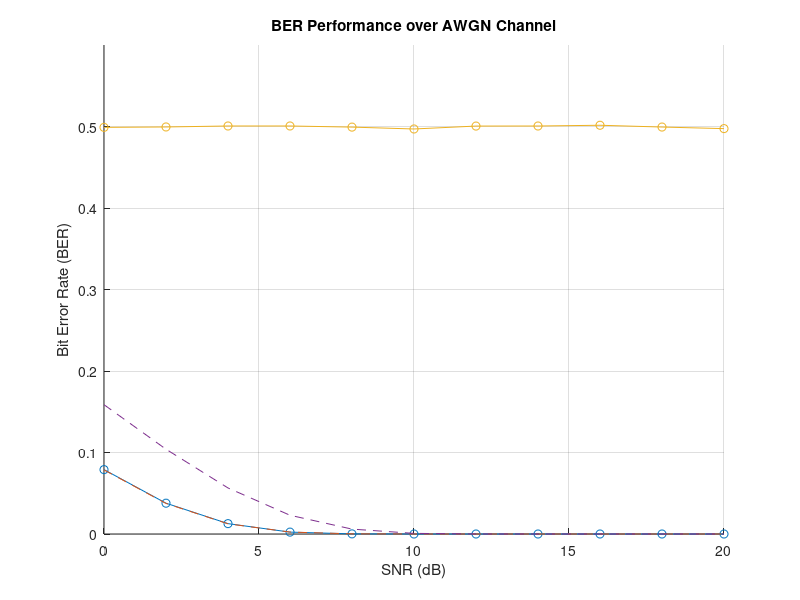

The MATLAB source for this figure: (Note: this script raises an error after producing the figure.)
% BER Analysis for BPSK, QPSK, 16-QAM, 64-QAM over AWGN Channel
clear; clc;

SNR_dB = 0:2:20;
numBits = 1e5;
modSchemes = {'BPSK', 'QPSK', '16QAM', '64QAM'};
M_vals = [2, 4, 16, 64];

figure('Name', 'AWGN Channel'); hold on; grid on;
title('BER Performance over AWGN Channel');
xlabel('SNR (dB)'); ylabel('Bit Error Rate (BER)');
ylim([0 0.6]);  % Linear scale
legendEntries = {};

for mod = 1:length(modSchemes)
    M = M_vals(mod);
    k = log2(M);
    ber_sim = zeros(size(SNR_dB));
    ber_theory = zeros(size(SNR_dB));

    for idx = 1:length(SNR_dB)
        snr_db = SNR_dB(idx);
        snr_linear = 10^(snr_db/10);

        bits = randi([0 1], numBits, 1);

        switch M
            case 2
                tx = 2*bits - 1;
            case 4
                bits_rs = reshape(bits(1:floor(numBits/2)*2), [], 2);
                tx = (2*bits_rs(:,1) - 1) + 1i*(2*bits_rs(:,2) - 1);
            otherwise
                bits_rs = reshape(bits(1:floor(numBits/k)*k), [], k);
                symbols = bi2de(bits_rs);
                tx = qammod(symbols, M, 'InputType','integer', 'UnitAveragePower',true);
        end

        if M <= 4
            tx = tx / sqrt(mean(abs(tx).^2));
        end

        EbNo = snr_linear / k;
        N0 = 1 / EbNo;
        noise = sqrt(N0/2) * (randn(size(tx)) + 1i*randn(size(tx)));

        rx = tx + noise;

        switch M
            case 2
                bits_rx = real(rx) > 0;
            case 4
                bits_i = real(rx) > 0;
                bits_q = imag(rx) > 0;
                bits_rx = reshape([bits_i bits_q].', [], 1);
            otherwise
                symbols_rx = qamdemod(rx, M, 'OutputType','integer', 'UnitAveragePower',true);
                bits_rx = reshape(de2bi(symbols_rx, k), [], 1);
        end

        N = min(length(bits), length(bits_rx));
        ber_sim(idx) = sum(bits(1:N) ~= bits_rx(1:N)) / N;

        if M == 2 || M == 4
            ber_theory(idx) = qfunc(sqrt(2*EbNo));
        elseif M == 16
            ber_theory(idx) = (3/8)*erfc(sqrt(0.1*snr_linear));
        elseif M == 64
            ber_theory(idx) = (7/24)*erfc(sqrt(0.1*snr_linear));
        end
    end

    plot(SNR_dB, ber_sim, '-o');
    plot(SNR_dB, ber_theory, '--');
    legendEntries{end+1} = ['Sim ' modSchemes{mod}];
    legendEntries{end+1} = ['Theory ' modSchemes{mod}];
end

legend(legendEntries, 'Location','southwest');
